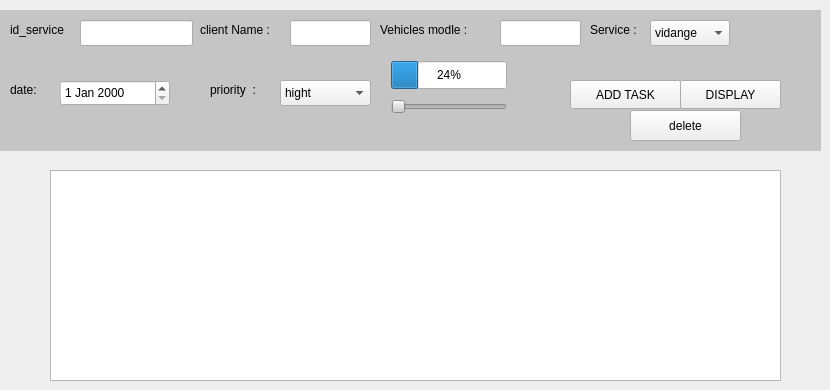
        <widget class="QWidget" name="vehicle">
         <widget class="QLabel" name="label_33">
          <property name="geometry">
           <rect>
            <x>0</x>
            <y>10</y>
            <width>821</width>
            <height>141</height>
           </rect>
          </property>
          <property name="styleSheet">
           <string notr="true">
background-color: rgb(197, 197, 197);</string>
          </property>
          <property name="text">
           <string/>
          </property>
         </widget>
         <widget class="QLabel" name="label_39">
          <property name="geometry">
           <rect>
            <x>200</x>
            <y>20</y>
            <width>91</width>
            <height>20</height>
           </rect>
          </property>
          <property name="styleSheet">
           <string notr="true">background-color: rgb(197, 197, 197);</string>
          </property>
          <property name="text">
           <string>client Name :</string>
          </property>
         </widget>
         <widget class="QLineEdit" name="modele_2">
          <property name="geometry">
           <rect>
            <x>500</x>
            <y>20</y>
            <width>81</width>
            <height>26</height>
           </rect>
          </property>
         </widget>
         <widget class="QSlider" name="horizontalSlider_2">
          <property name="geometry">
           <rect>
            <x>391</x>
            <y>96</y>
            <width>116</width>
            <height>22</height>
           </rect>
          </property>
          <property name="styleSheet">
           <string notr="true">background-color: rgb(197, 197, 197);</string>
          </property>
          <property name="orientation">
           <enum>Qt::Horizontal</enum>
          </property>
         </widget>
         <widget class="QComboBox" name="prit_2">
          <property name="geometry">
           <rect>
            <x>280</x>
            <y>80</y>
            <width>91</width>
            <height>26</height>
           </rect>
          </property>
          <item>
           <property name="text">
            <string>hight</string>
           </property>
          </item>
          <item>
           <property name="text">
            <string>Medium</string>
           </property>
          </item>
          <item>
           <property name="text">
            <string>low</string>
           </property>
          </item>
         </widget>
         <widget class="QPushButton" name="addtsk_2">
          <property name="geometry">
           <rect>
            <x>570</x>
            <y>80</y>
            <width>111</width>
            <height>29</height>
           </rect>
          </property>
          <property name="text">
           <string>ADD TASK</string>
          </property>
         </widget>
         <widget class="QLabel" name="label_40">
          <property name="geometry">
           <rect>
            <x>590</x>
            <y>20</y>
            <width>63</width>
            <height>20</height>
           </rect>
          </property>
          <property name="styleSheet">
           <string notr="true">background-color: rgb(197, 197, 197);</string>
          </property>
          <property name="text">
           <string>Service :</string>
          </property>
         </widget>
         <widget class="QDateEdit" name="dateEdit_6">
          <property name="geometry">
           <rect>
            <x>60</x>
            <y>80</y>
            <width>110</width>
            <height>26</height>
           </rect>
          </property>
         </widget>
         <widget class="QLabel" name="label_41">
          <property name="geometry">
           <rect>
            <x>10</x>
            <y>20</y>
            <width>71</width>
            <height>20</height>
           </rect>
          </property>
          <property name="styleSheet">
           <string notr="true">background-color: rgb(197, 197, 197);</string>
          </property>
          <property name="text">
           <string>id_service</string>
          </property>
         </widget>
         <widget class="QLabel" name="label_42">
          <property name="geometry">
           <rect>
            <x>10</x>
            <y>80</y>
            <width>51</width>
            <height>20</height>
           </rect>
          </property>
          <property name="styleSheet">
           <string notr="true">background-color: rgb(197, 197, 197);</string>
          </property>
          <property name="text">
           <string>date:</string>
          </property>
         </widget>
         <widget class="QLabel" name="label_43">
          <property name="geometry">
           <rect>
            <x>380</x>
            <y>20</y>
            <width>111</width>
            <height>20</height>
           </rect>
          </property>
          <property name="styleSheet">
           <string notr="true">background-color: rgb(197, 197, 197);</string>
          </property>
          <property name="text">
           <string>Vehicles modle :</string>
          </property>
         </widget>
         <widget class="QLabel" name="label_12">
          <property name="geometry">
           <rect>
            <x>210</x>
            <y>80</y>
            <width>63</width>
            <height>20</height>
           </rect>
          </property>
          <property name="styleSheet">
           <string notr="true">background-color: rgb(197, 197, 197);</string>
          </property>
          <property name="text">
           <string>priority  :</string>
          </property>
         </widget>
         <widget class="QProgressBar" name="progressBar_2">
          <property name="geometry">
           <rect>
            <x>391</x>
            <y>61</y>
            <width>116</width>
            <height>28</height>
           </rect>
          </property>
          <property name="value">
           <number>24</number>
          </property>
         </widget>
         <widget class="QLineEdit" name="lineEdit_6">
          <property name="geometry">
           <rect>
            <x>290</x>
            <y>20</y>
            <width>81</width>
            <height>26</height>
           </rect>
          </property>
         </widget>
         <widget class="QLineEdit" name="id_ser">
          <property name="geometry">
           <rect>
            <x>80</x>
            <y>20</y>
            <width>113</width>
            <height>26</height>
           </rect>
          </property>
         </widget>
         <widget class="QPushButton" name="dis">
          <property name="geometry">
           <rect>
            <x>680</x>
            <y>80</y>
            <width>101</width>
            <height>29</height>
           </rect>
          </property>
          <property name="text">
           <string>DISPLAY</string>
          </property>
         </widget>
         <widget class="QTableView" name="tableView_5">
          <property name="geometry">
           <rect>
            <x>50</x>
            <y>170</y>
            <width>731</width>
            <height>211</height>
           </rect>
          </property>
         </widget>
         <widget class="QPushButton" name="delettask">
          <property name="geometry">
           <rect>
            <x>630</x>
            <y>110</y>
            <width>111</width>
            <height>31</height>
           </rect>
          </property>
          <property name="text">
           <string>delete</string>
          </property>
         </widget>
         <widget class="QComboBox" name="comboBox_2">
          <property name="geometry">
           <rect>
            <x>650</x>
            <y>20</y>
            <width>80</width>
            <height>26</height>
           </rect>
          </property>
          <item>
           <property name="text">
            <string>vidange</string>
           </property>
          </item>
          <item>
           <property name="text">
            <string>oil change</string>
           </property>
          </item>
          <item>
           <property name="text">
            <string>diagnostique</string>
           </property>
          </item>
          <item>
           <property name="text">
            <string>battery check</string>
           </property>
          </item>
          <item>
           <property name="text">
            <string>engine check</string>
           </property>
          </item>
         </widget>
        </widget>
